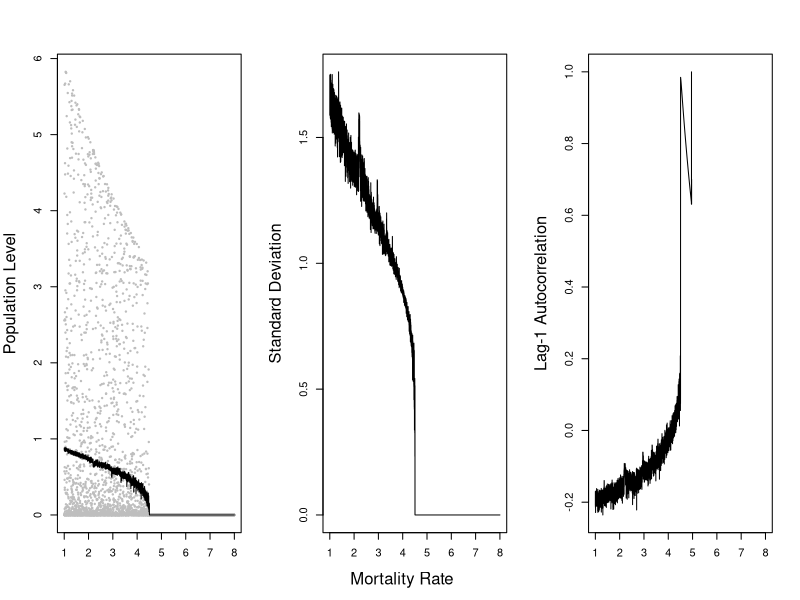

This figure's R source: (Note: this script raises an error after producing the figure.)
# Code to generate two example figures for early warning review

require(plyr)

s.model <- function(x, r, sK, m) {

  x1 <- x * exp(r * (1-x) - m / (1+ sK*x))
  return(x1)
  }

m <- seq(1,8,by=0.001)
r <- 4.5
sK <- 16
x0 <- runif(length(m))
T <- 1000
X <- matrix(NA, nrow=T+1, ncol=length(m))
X[1,] <- x0

for (i in 1:T) {
  
  X[i+1,] <- s.model(X[i,], r, sK, m)
  
  }

schreiber.stats <- adply(1:length(m), 1, function(x) data.frame(
  m=m[x],
  mean=mean(X[800:1001,x]),
  SD=sd(X[800:1001,x] - mean(X[800:1001,x])),
  AR1=acf(X[800:1001,x], lag.max=1, plot=FALSE)$acf[2]
  ))

pdf("schreiber-fig.pdf", width=6, height=3)
par(mfrow=c(1,3), cex.lab=1.5, oma=c(0,0.25,0,0))
plot(m, X[1001,], pch=19, cex=0.3, xlab = "", ylab="Population Level", col="grey")
lines(schreiber.stats$m, schreiber.stats$mean, type="l")
plot(schreiber.stats$m, schreiber.stats$SD, type="l", ylab="Standard Deviation", xlab="")
plot(schreiber.stats$m, schreiber.stats$AR1, type="l", ylab="Lag-1 Autocorrelation", xlab="")
mtext("Mortality Rate", side=1, outer=T, padj=-2)
dev.off()



k.model <- function(V, parms) {

  r = parms[["r"]]
  K = parms[["K"]]
  c = parms[["c"]]
  V0 = parms[["V0"]]
  dt = parms[["dt"]]
  sigma = parms[["sigma"]]
    
  dVdt <- r*V*(1- V/K) - c*(V^2)/(V^2 + V0^2)
  
  V1 <- V + dVdt*dt + sigma*rnorm(1,mean=0,sd=sqrt(dt))
  
  }


dt <- 0.01
T <- 300
cs <- seq(0.1,2.5,0.1)
parms <- list(K=3,r=1,V0=1, c=cs, sigma=0.1, dt=dt)
Vout <- matrix(NA, nrow=(T/dt)+1, ncol=length(cs))
Vout[1,] <- parms[["V0"]]
for(i in 1:(nrow(Vout)-1)) {
  Vout[i+1,] <- k.model(Vout[i,], parms)
  }

Vout <- Vout[seq(nrow(Vout)-200*(1/dt),nrow(Vout),length.out=200),]
kefi.stats <- adply(1:length(cs), 1, function(x) data.frame(
  c=cs[x],
  mean=mean(Vout[,x]),
  SD=sd(Vout[,x] - mean(Vout[,x])),
  AR1=acf(Vout[,x], lag.max=1, plot=FALSE)$acf[2]
  ))

pdf("kefi-fig.pdf", width=6, height=3)
par(mfrow=c(1,3), cex.lab=1.5, oma=c(0,0.25,0,0))
plot(kefi.stats$c, tail(Vout,1), xlab="", ylab="Population Level", type="l", lwd=2)
plot(kefi.stats$c, kefi.stats$SD, type="l", ylab="Standard Deviation", xlab="", lwd=2)
plot(kefi.stats$c, kefi.stats$AR1, type="l", ylab="Lag-1 Autocorrelation", xlab="", lwd=2)
mtext("Grazing Rate", side=1, outer=T, padj=-2)
dev.off()
